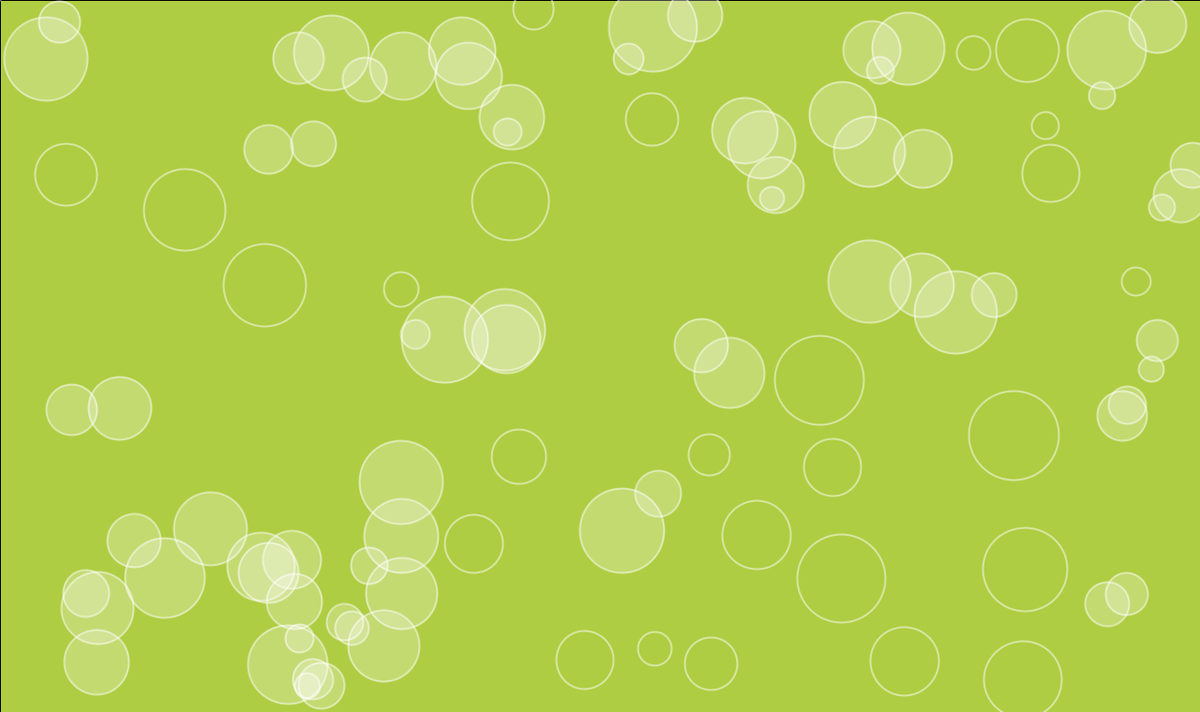
Frame 1 (no input)
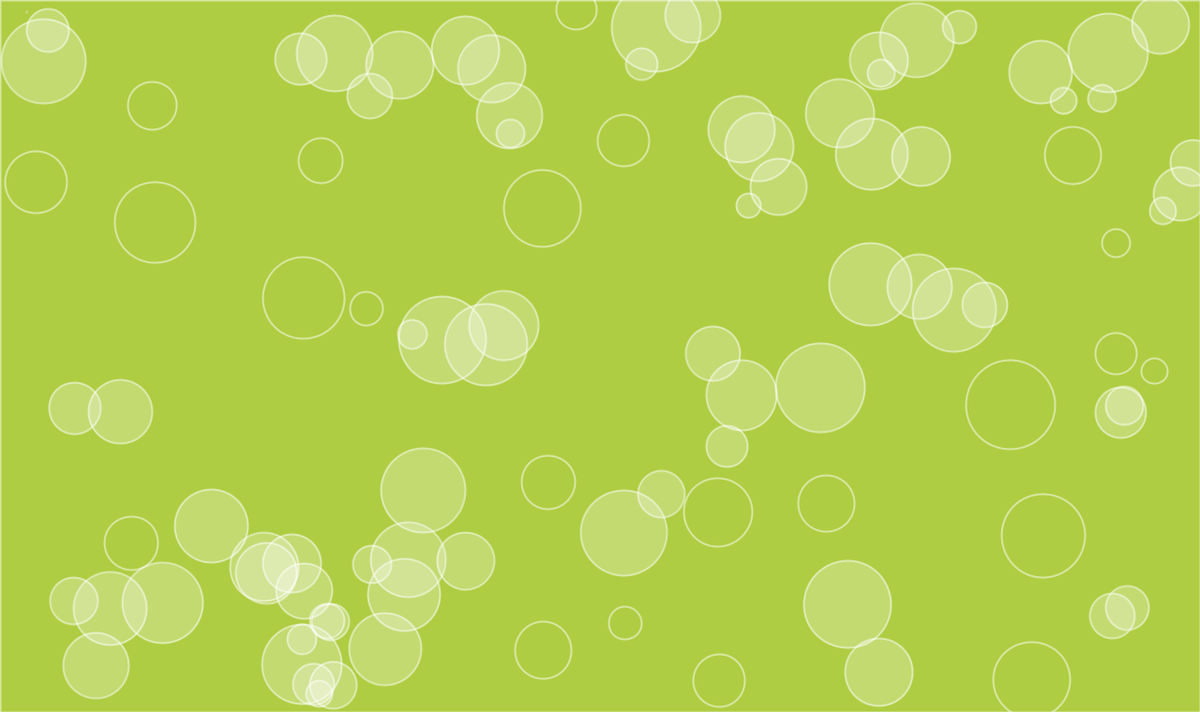
Frame 60 (the mouse pressed at the canvas centre just before this capture)
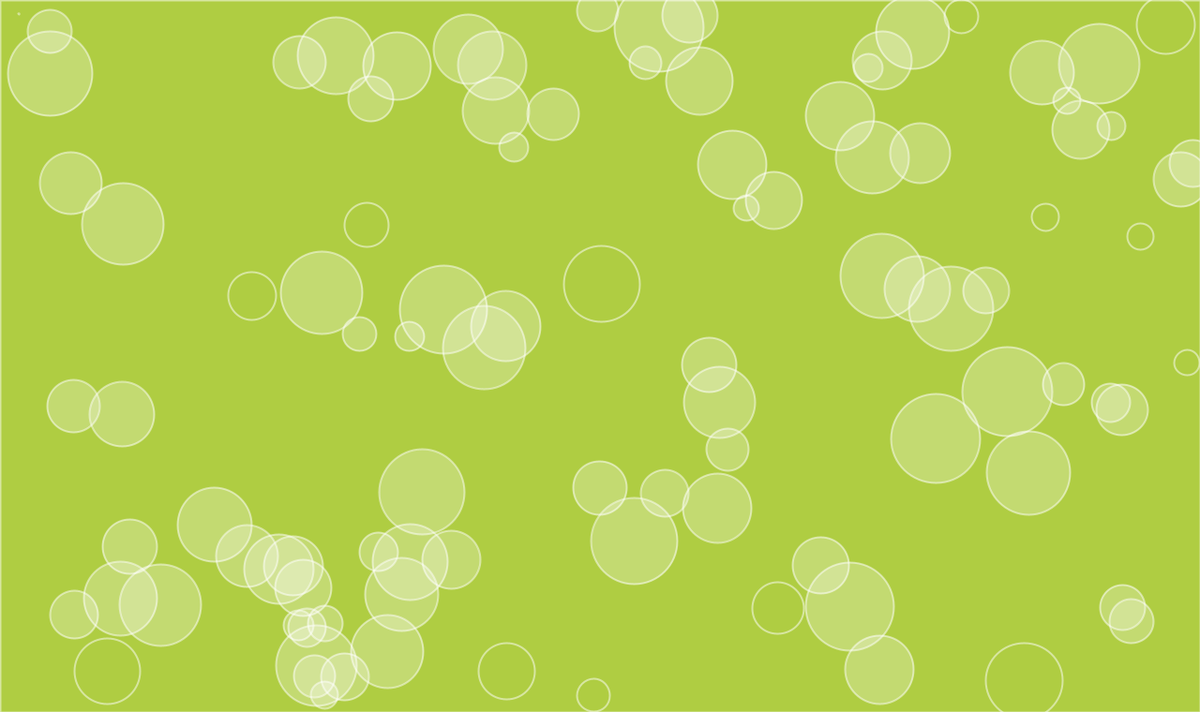
Frame 120 (the mouse held since frame 60 and released just before this capture)

The Processing sketch that drew these frames (run headless with seeded random() and noise(); from frame 60 on, the mouse is pressed at the canvas centre):

// Processing sketch: processing_152658
// ── processing_152658.pde

/* 3.11 BoingyBoingyTron */
/* By Richard Lyall */

float xPos[], yPos[];   // ball position
float distIncrement[];  // How far the ball travels per frame
float angle[];          // What's your angle? Everyone's got an angle (Humphrey Bogart)
float r[], g[], b[];    // draw colour for each ball
float ballRadius[];     //ballRadius
int num;                // how many balls? That is the question we're all asking.
boolean isOverlapping;  // true if current ball if overlap detected
float ballRadiusStealRatio;    // how much to increment or decrement ballRadius by when balls overlap
float attachedIncrement;// how much a cell grows when attached to others
float detachedIncrement;// how much a cell shrinks when isolated

void setup(){
  
  size (1280,760);
  ellipseMode(CENTER);
  smooth();
  
  num = 100;
 
  xPos = new float[num];
  yPos = new float[num];
  angle = new float[num];
  r = new float[num];
  g = new float[num];
  b = new float[num];
  distIncrement = new float[num];
  ballRadius = new float[num];
  
  initialiseColony();
 
}

void initialiseColony() {
  for (int i=0; i < num-1; i++) {
    xPos[i] = random(ballRadius[i],width-ballRadius[i]);
    yPos[i] = random(ballRadius[i],height-ballRadius[i]); 
  
    angle[i] = random(-2,2);
    
    r[i] = random (0,255);
    g[i] = random (0,255);
    b[i] = random (0,255);
    
    ballRadius[i] = random(25,100);
    
    ballRadiusStealRatio = 0.05;
    
    attachedIncrement = 0.01;
    detachedIncrement = 0.01;
    
    distIncrement[i] = random(0.01,0.05);
  } 
}

void draw() {

 background(#B2CF3E);
  fill (0,90,255,5);
  rect (0,0,width,height);
  
  for (int i=0; i < num; i++) {
  
    // add a little random walk to trajectories
    angle[i] += random(-0.3,0.3);
    
    isOverlapping = false; // assume no overlap until one found
    
    int hitCount = 0; //How many other balls is the current ball overlapping with?
    
    // Look for overlapping balls
    // Need to compare each ball with every other ball, hence nested loop
    for (int j=0; j<num; j++){
    
      if (dist(xPos[i],yPos[i],xPos[j],yPos[j]) < ((ballRadius[i]+ballRadius[j])/2) && i != j) {
        
        stroke(255,128);
        
        hitCount++; // increment hit counter
        
        // If overlap detected, set overlapping flag = true so we know which fill colour to use for the ball
        // Want to draw the ball outside the inner loop so it's drawn once, otherwise each ball would be drawn j times
        isOverlapping = true;
       
        strokeWeight(1);
        //line(xPos[i],yPos[i],xPos[j],yPos[j]);
        
      }  
    }
    
    // Set fill colour depending on whether current ball is overlapping any of the others
    // and also slow the circle down if overlaps were detected, and speed it up otherwise
    if (isOverlapping == true) { 
      
      fill(255,255,255,64);  
      ballRadius[i] += attachedIncrement*random(0.5,2); //Circle grows a little if attached
      distIncrement[i] = distIncrement[i] > 0.01 ? distIncrement[i] /2 : 0.01; 
    }
    else {
      fill(255,0); 
      ballRadius[i] -= detachedIncrement; //Circle
      distIncrement[i] += 0.003;
    }
    
    //Randomly break joined circles off, otherwise it gets quite static
    if (isOverlapping == true) { 
      if ((int) random(num) == 0) {
        distIncrement[i] = 1;
      }
    }
    
    //Draw ellipse
    stroke(255,128);
    strokeWeight(2);
    ellipse(xPos[i],yPos[i],ballRadius[i],ballRadius[i]);
  
    // Move ball to next location
    xPos[i] += (distIncrement[i] * TWO_PI * sin(angle[i]));
    yPos[i] += (distIncrement[i] * TWO_PI * cos(angle[i]));
  
    // Reverse direction on hitting horizontal screen edge
    if (xPos[i] <= ballRadius[i]/2 || 
        xPos[i] >= width - ballRadius[i]/2) {
      angle[i] = - angle[i]; 
    }
  
    // Reverse direction on hitting vertical screen edge
    if (yPos[i] <= ballRadius[i]/2 || 
      yPos[i] >= height - ballRadius[i]/2) {
      angle[i] = PI - angle[i];
    }
    
   // ballRadiusStealRatio = map(sin(frameCount/100),-1,1,0.01,0.3);

  }
  
}

void keyReleased() {
  switch(key) {
    case 'r': 
      initialiseColony();
      break;
  }
}
